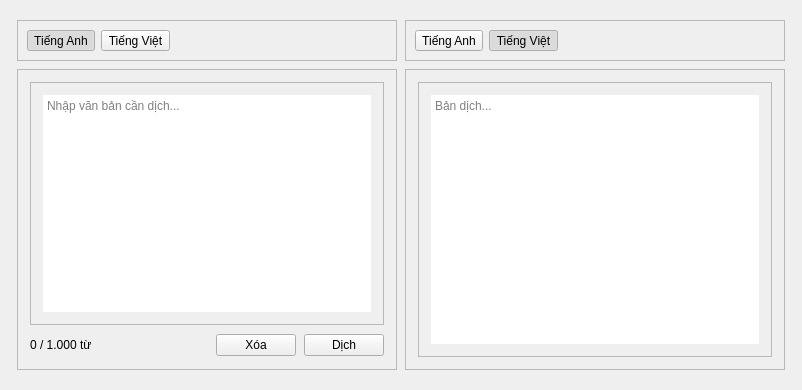
<?xml version="1.0" encoding="UTF-8"?>
<ui version="4.0">
 <class>translationPanel</class>
 <widget class="QWidget" name="translationPanel">
  <property name="geometry">
   <rect>
    <x>0</x>
    <y>0</y>
    <width>802</width>
    <height>390</height>
   </rect>
  </property>
  <property name="sizePolicy">
   <sizepolicy hsizetype="Expanding" vsizetype="Expanding">
    <horstretch>0</horstretch>
    <verstretch>0</verstretch>
   </sizepolicy>
  </property>
  <property name="minimumSize">
   <size>
    <width>802</width>
    <height>390</height>
   </size>
  </property>
  <property name="maximumSize">
   <size>
    <width>16777215</width>
    <height>16777215</height>
   </size>
  </property>
  <property name="windowTitle">
   <string>Form</string>
  </property>
  <layout class="QHBoxLayout" name="horizontalLayout" stretch="0,1,1,0">
   <property name="spacing">
    <number>8</number>
   </property>
   <item>
    <spacer name="horizontalSpacer">
     <property name="orientation">
      <enum>Qt::Orientation::Horizontal</enum>
     </property>
     <property name="sizeHint" stdset="0">
      <size>
       <width>36</width>
       <height>20</height>
      </size>
     </property>
    </spacer>
   </item>
   <item>
    <widget class="QWidget" name="sourceColumn" native="true">
     <property name="sizePolicy">
      <sizepolicy hsizetype="Expanding" vsizetype="Expanding">
       <horstretch>0</horstretch>
       <verstretch>0</verstretch>
      </sizepolicy>
     </property>
     <property name="minimumSize">
      <size>
       <width>380</width>
       <height>0</height>
      </size>
     </property>
     <property name="maximumSize">
      <size>
       <width>16777215</width>
       <height>16777215</height>
      </size>
     </property>
     <layout class="QVBoxLayout" name="verticalLayout">
      <property name="spacing">
       <number>8</number>
      </property>
      <property name="leftMargin">
       <number>0</number>
      </property>
      <property name="rightMargin">
       <number>0</number>
      </property>
      <item>
       <widget class="QFrame" name="sourceLanguageBar">
        <property name="frameShape">
         <enum>QFrame::Shape::StyledPanel</enum>
        </property>
        <property name="frameShadow">
         <enum>QFrame::Shadow::Raised</enum>
        </property>
        <layout class="QHBoxLayout" name="horizontalLayout_2">
         <item>
          <widget class="QToolButton" name="sourceEnglishButton">
           <property name="text">
            <string>Tiếng Anh</string>
           </property>
           <property name="checkable">
            <bool>true</bool>
           </property>
           <property name="checked">
            <bool>true</bool>
           </property>
          </widget>
         </item>
         <item>
          <widget class="QToolButton" name="sourceVietnameseButton">
           <property name="text">
            <string>Tiếng Việt</string>
           </property>
           <property name="checkable">
            <bool>true</bool>
           </property>
          </widget>
         </item>
         <item>
          <spacer name="horizontalSpacer_3">
           <property name="orientation">
            <enum>Qt::Orientation::Horizontal</enum>
           </property>
           <property name="sizeHint" stdset="0">
            <size>
             <width>104</width>
             <height>20</height>
            </size>
           </property>
          </spacer>
         </item>
        </layout>
       </widget>
      </item>
      <item>
       <widget class="QFrame" name="inputContainer">
        <property name="sizePolicy">
         <sizepolicy hsizetype="Expanding" vsizetype="Expanding">
          <horstretch>0</horstretch>
          <verstretch>0</verstretch>
         </sizepolicy>
        </property>
        <property name="minimumSize">
         <size>
          <width>380</width>
          <height>270</height>
         </size>
        </property>
        <property name="maximumSize">
         <size>
          <width>16777215</width>
          <height>16777215</height>
         </size>
        </property>
        <property name="frameShape">
         <enum>QFrame::Shape::StyledPanel</enum>
        </property>
        <property name="frameShadow">
         <enum>QFrame::Shadow::Raised</enum>
        </property>
        <layout class="QVBoxLayout" name="verticalLayout_3">
         <property name="spacing">
          <number>8</number>
         </property>
         <property name="leftMargin">
          <number>12</number>
         </property>
         <property name="topMargin">
          <number>12</number>
         </property>
         <property name="rightMargin">
          <number>12</number>
         </property>
         <property name="bottomMargin">
          <number>12</number>
         </property>
         <item>
          <widget class="QTextEdit" name="inputText">
           <property name="styleSheet">
            <string notr="true">padding: 12px;</string>
           </property>
           <property name="acceptRichText">
            <bool>false</bool>
           </property>
           <property name="placeholderText">
            <string>Nhập văn bản cần dịch...</string>
           </property>
          </widget>
         </item>
         <item>
          <layout class="QHBoxLayout" name="inputActionRow">
           <item>
            <widget class="QLabel" name="wordCountLabel">
             <property name="minimumSize">
              <size>
               <width>115</width>
               <height>24</height>
              </size>
             </property>
             <property name="text">
              <string>0 / 1.000 từ</string>
             </property>
            </widget>
           </item>
           <item>
            <spacer name="horizontalSpacer_5">
             <property name="orientation">
              <enum>Qt::Orientation::Horizontal</enum>
             </property>
             <property name="sizeHint" stdset="0">
              <size>
               <width>40</width>
               <height>20</height>
              </size>
             </property>
            </spacer>
           </item>
           <item>
            <widget class="QPushButton" name="clearButton">
             <property name="text">
              <string>Xóa</string>
             </property>
            </widget>
           </item>
           <item>
            <widget class="QPushButton" name="translateButton">
             <property name="text">
              <string>Dịch</string>
             </property>
            </widget>
           </item>
          </layout>
         </item>
        </layout>
       </widget>
      </item>
      <item>
       <spacer name="verticalSpacer">
        <property name="orientation">
         <enum>Qt::Orientation::Vertical</enum>
        </property>
        <property name="sizeType">
         <enum>QSizePolicy::Policy::Minimum</enum>
        </property>
        <property name="sizeHint" stdset="0">
         <size>
          <width>20</width>
          <height>0</height>
         </size>
        </property>
       </spacer>
      </item>
     </layout>
    </widget>
   </item>
   <item>
    <widget class="QWidget" name="targetColumn" native="true">
     <property name="sizePolicy">
      <sizepolicy hsizetype="Expanding" vsizetype="Expanding">
       <horstretch>0</horstretch>
       <verstretch>0</verstretch>
      </sizepolicy>
     </property>
     <property name="minimumSize">
      <size>
       <width>380</width>
       <height>0</height>
      </size>
     </property>
     <property name="maximumSize">
      <size>
       <width>16777215</width>
       <height>16777215</height>
      </size>
     </property>
     <layout class="QVBoxLayout" name="verticalLayout_2">
      <property name="spacing">
       <number>8</number>
      </property>
      <property name="leftMargin">
       <number>0</number>
      </property>
      <property name="rightMargin">
       <number>0</number>
      </property>
      <item>
       <widget class="QFrame" name="targetLanguageBar">
        <property name="frameShape">
         <enum>QFrame::Shape::StyledPanel</enum>
        </property>
        <property name="frameShadow">
         <enum>QFrame::Shadow::Raised</enum>
        </property>
        <layout class="QHBoxLayout" name="horizontalLayout_3">
         <item>
          <widget class="QToolButton" name="targetEnglishButton">
           <property name="text">
            <string>Tiếng Anh</string>
           </property>
           <property name="checkable">
            <bool>true</bool>
           </property>
           <property name="checked">
            <bool>false</bool>
           </property>
          </widget>
         </item>
         <item>
          <widget class="QToolButton" name="targetVietnameseButton">
           <property name="text">
            <string>Tiếng Việt</string>
           </property>
           <property name="checkable">
            <bool>true</bool>
           </property>
           <property name="checked">
            <bool>true</bool>
           </property>
          </widget>
         </item>
         <item>
          <spacer name="horizontalSpacer_4">
           <property name="orientation">
            <enum>Qt::Orientation::Horizontal</enum>
           </property>
           <property name="sizeHint" stdset="0">
            <size>
             <width>433</width>
             <height>20</height>
            </size>
           </property>
          </spacer>
         </item>
        </layout>
       </widget>
      </item>
      <item>
       <widget class="QFrame" name="resultContainer">
        <property name="sizePolicy">
         <sizepolicy hsizetype="Expanding" vsizetype="Expanding">
          <horstretch>0</horstretch>
          <verstretch>0</verstretch>
         </sizepolicy>
        </property>
        <property name="minimumSize">
         <size>
          <width>380</width>
          <height>270</height>
         </size>
        </property>
        <property name="maximumSize">
         <size>
          <width>16777215</width>
          <height>16777215</height>
         </size>
        </property>
        <property name="frameShape">
         <enum>QFrame::Shape::StyledPanel</enum>
        </property>
        <property name="frameShadow">
         <enum>QFrame::Shadow::Raised</enum>
        </property>
        <layout class="QVBoxLayout" name="verticalLayout_4">
         <property name="leftMargin">
          <number>12</number>
         </property>
         <property name="topMargin">
          <number>12</number>
         </property>
         <property name="rightMargin">
          <number>12</number>
         </property>
         <property name="bottomMargin">
          <number>12</number>
         </property>
         <item>
          <widget class="QTextEdit" name="resultText">
           <property name="styleSheet">
            <string notr="true">padding: 12px;</string>
           </property>
           <property name="readOnly">
            <bool>true</bool>
           </property>
           <property name="acceptRichText">
            <bool>false</bool>
           </property>
           <property name="placeholderText">
            <string>Bản dịch...</string>
           </property>
          </widget>
         </item>
        </layout>
       </widget>
      </item>
      <item>
       <spacer name="verticalSpacer_2">
        <property name="orientation">
         <enum>Qt::Orientation::Vertical</enum>
        </property>
        <property name="sizeType">
         <enum>QSizePolicy::Policy::Minimum</enum>
        </property>
        <property name="sizeHint" stdset="0">
         <size>
          <width>20</width>
          <height>0</height>
         </size>
        </property>
       </spacer>
      </item>
     </layout>
    </widget>
   </item>
   <item>
    <spacer name="horizontalSpacer_2">
     <property name="orientation">
      <enum>Qt::Orientation::Horizontal</enum>
     </property>
     <property name="sizeHint" stdset="0">
      <size>
       <width>36</width>
       <height>20</height>
      </size>
     </property>
    </spacer>
   </item>
  </layout>
 </widget>
 <resources/>
 <connections/>
</ui>
